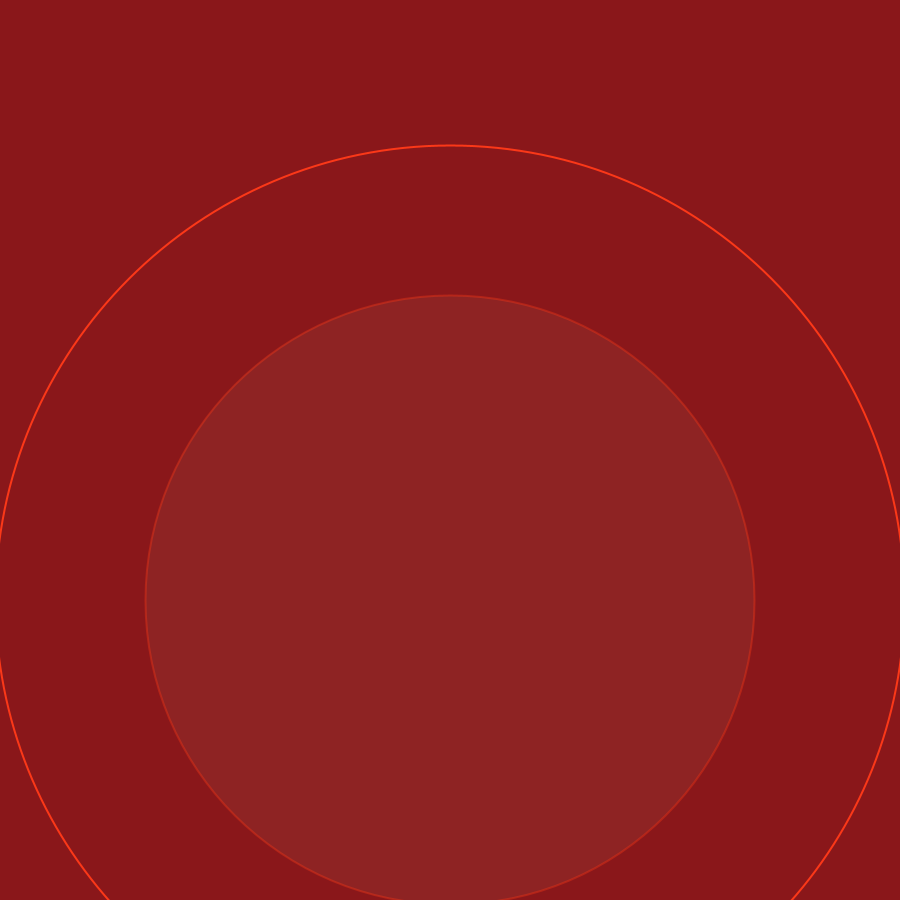
Frame 1 (no input)
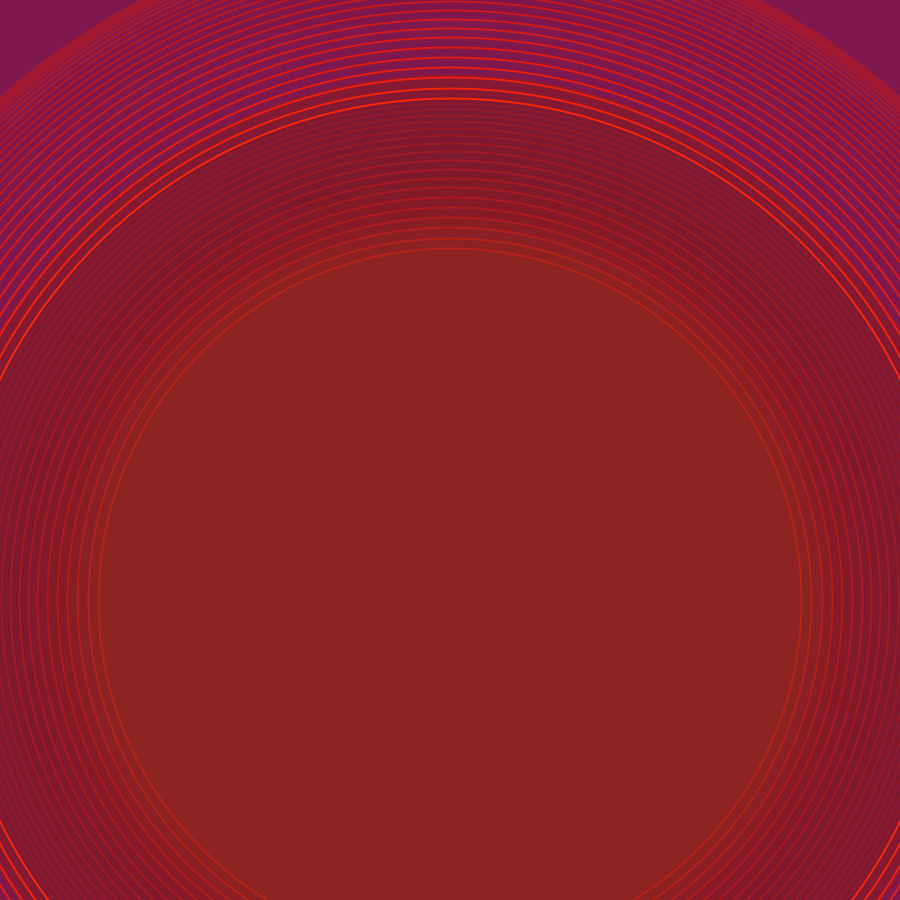
Frame 60 (the mouse pressed at the canvas centre just before this capture)
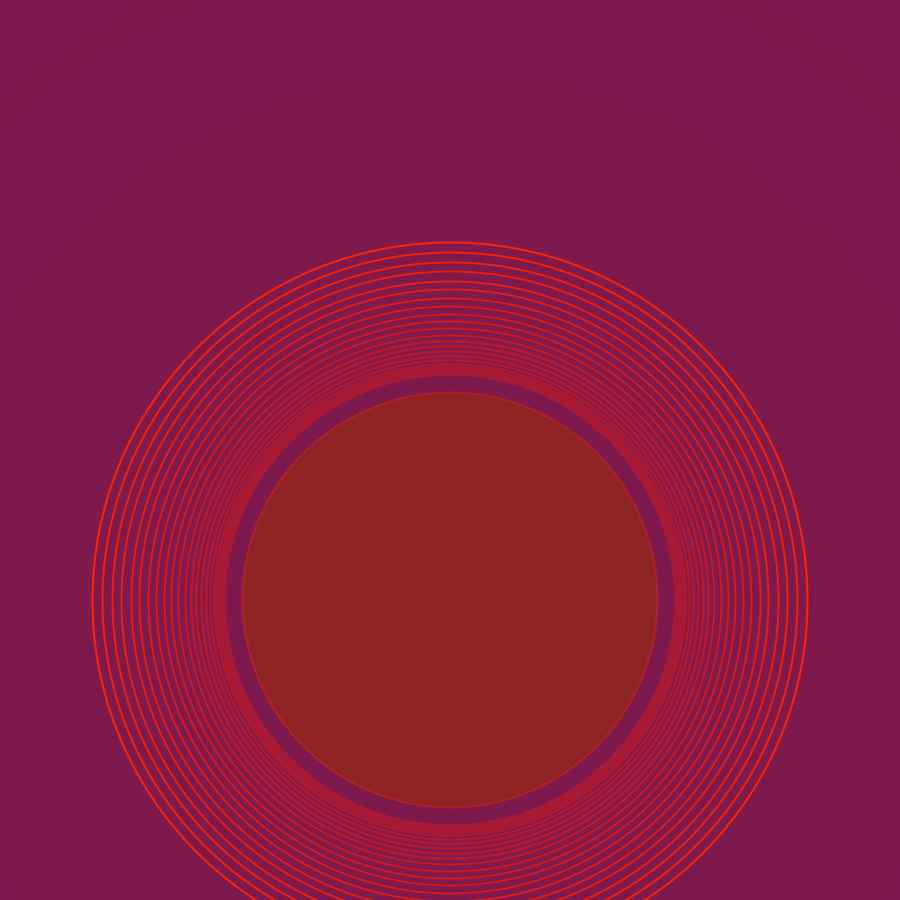
Frame 120 (the mouse held since frame 60 and released just before this capture)

The Processing sketch that drew these frames (run headless with seeded random() and noise(); from frame 60 on, the mouse is pressed at the canvas centre):

// Processing sketch: processing_23134
// ── processing_23134.pde

float theta = 0.02; //angles in radians
float theta1 =0.09;
float theta2 = 0.000001;
float theta3 =0.05;
int diameter = width;//diameter of a circle
float half = 450;
float inc = .047;
int n=0;
int p=0;
int q=0;


void setup() {
  size(900, 900);
  background(140,23,23); //jewel tone background
  smooth();
  noStroke();
}

void draw() {
   noStroke();

  
////this rectangle "fades" the drawing slowly
  noStroke();
  fill(140, 23, 23, 5);
  rect(0, 0, width, height);

//// oscillation
  float c = (sin(theta) +1)*half; // controls the diameter
  float colorO = (sin(theta1) +1)*20; // the bigger the last number, the more variance in color
  float incO = (sin(theta2)); // the bigger the last number, the more variance
  float c2 = (sin(theta3) +1)*half/2; // controls the diameter
  theta += 0.002; //diameter
  theta1 += 0.09; // color
  

///// drawing circle
 
  stroke((255+colorO), (36+colorO), (0+colorO)); // this oscillates the color of the ellipse, changes from burgundy to lighter color
  strokeWeight(2);
  noFill();
  ellipse (half, height/1.5, half+c, half+c);
  theta += inc; //the bigger this number, the faster it breathes
  inc += incO;
  
///// inner circle
  noStroke();
  fill(36, 24, 130, 5);
  rect(0, 0, width, height);
  stroke((255+colorO), (36+colorO), (0+colorO), 90); // this oscillates the color of the ellipse, changes from burgundy to lighter color
  strokeWeight(2);
  fill (142,35,35);
  ellipse (half, height/1.5, (half/3+c), (half/3+c));
  

}
